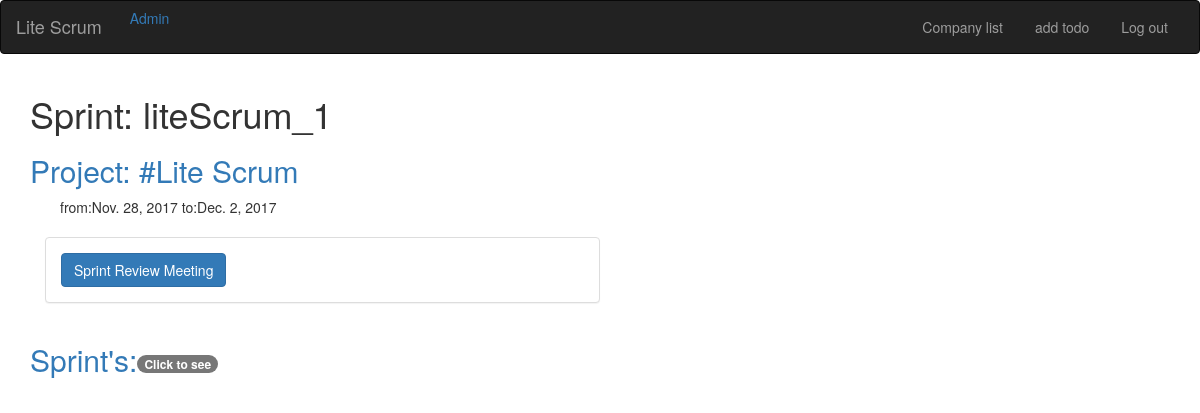
/sprint/12/ (signed in), run on the app's committed database.
### sprint/models.py (models this page shows, shortened)
class Sprint(models.Model):
    name = models.CharField(max_length=150)
    start_date = models.DateField(verbose_name="from")
    end_date = models.DateField(verbose_name= "to", blank=True, null=True)
    project_backlog = models.ForeignKey(ProjectBacklog, related_name=("%s" % PROJECT))
    def sprint_available(self):
        if datetime.today().date() <= self.end_date:
            return True
        return False
    def is_sprint_passed(self):
        if datetime.today().date() > self.end_date:
            return True
        return False
    class Meta:
        unique_together = ('name','project_backlog')

### project/models.py (models this page shows, shortened)
class ProjectBacklog(models.Model):
    project = models.OneToOneField(Project, related_name="projectBacklog")
    ETA = models.DateField()
    project_owner = models.ForeignKey(User, related_name="projectBacklogOwner")
    scrum_master = models.ForeignKey(User, related_name="projectBacklogSM")
    start_date = models.DateField(verbose_name='start date', default=timezone.now)

class Project(models.Model):
    company = models.ForeignKey(Company, related_name='projects')
    name = models.CharField(max_length=250)
    description = models.TextField(default='', blank=True)
    update = models.DateTimeField(auto_now=False, auto_now_add=True)
    timestamp = models.DateTimeField(auto_now=True, auto_now_add=False)
    class Meta:
        unique_together = ('name', 'company')

### sprint/views.py (the view)
# urls.py: url(r'^(?P<pk>\d+)/$',views.SprintDetailView.as_view(),name='detail'),
class SprintDetailView(DetailView):
    context_object_name = 'sprint_details'
    model = models.Sprint
    template_name = 'sprint/sprint_detail.html'
    def get_context_data(self, **kwargs):
        context = super(SprintDetailView, self).get_context_data(**kwargs)
        sprint = models.Sprint.objects.get(pk=self.kwargs['pk'])
        if sprint.sprint_available():
            context['available'] = True
        else:
            context['available'] = False
        return context

### covey/models.py (called while the page is built)
    def __str__(self):
        return "{}".format(self.name)

### sprint/templates/sprint/sprint_detail.html (shortened to what this page needs)
{% extends "sprint/sprint_base.html" %}
{% block pre %}
<h1>Sprint: {{sprint_details.name}}</h1>
<a href="{% url 'project:detail' pk=sprint_details.project_backlog.project.pk %}"><h2>Project: #{{ sprint_details.project_backlog.project.name }}</h2></a>
{% endblock %}
{% block cont %}
<div class="col-md-8">
<div class="col-md-8">
        <div class="list-group">
            <p>from:{{ sprint_details.start_date }} to:{{ sprint_details.end_date }}</p>
        </div>
</div>
</div>
    {% include 'section_start.html' %}
    {% if available %}
        <a class="btn btn-primary" href="{% url 'meeting:createsprintplanning' pk=sprint_details.project_backlog.project.company.pk %}">Sprint Planning Meeting</a>
        <a class="btn btn-primary" href="{% url 'task:create' pk=sprint_details.project_backlog.pk %}">Create Task</a>
        <a class="btn btn-primary" href="{% url 'task:unassignedlist' sprint=sprint_details.pk pk=sprint_details.project_backlog.pk%}">Assign Task</a>
        {% elif sprint_details.is_sprint_passed %}
        <a class="btn btn-primary" href="{% url 'meeting:createsprintreview' pk=sprint_details.project_backlog.project.company.pk %}">Sprint Review Meeting</a>
    {% endif %}
    {% include 'section_end.html' %}
{% endblock %}
{% block post %}
{% if sprint_details.taskSprint.count %}
<a href="#" data-toggle="collapse" data-target="#tasks"><h2>Sprint's:<span class="badge">Click to see</span></h2></a>
{% endif %}
{% endblock %}

### data on the page
Sprint: name "liteScrum_1", project_backlog.project.name "Lite Scrum", start_date "Nov. 28, 2017", end_date "Dec. 2, 2017"
